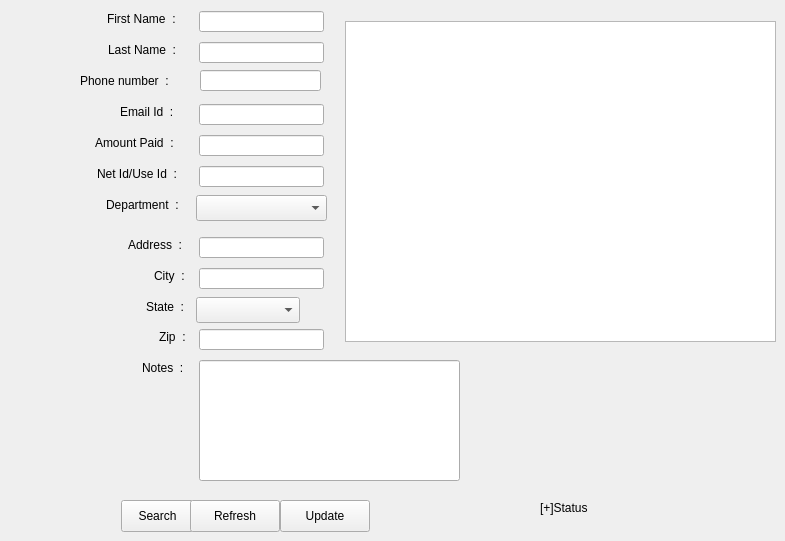
     <widget class="QWidget" name="tab_3">
      <attribute name="title">
       <string>Update User Details</string>
      </attribute>
      <widget class="QLabel" name="label_lname3">
       <property name="geometry">
        <rect>
         <x>108</x>
         <y>42</y>
         <width>83</width>
         <height>16</height>
        </rect>
       </property>
       <property name="text">
        <string>Last Name  :</string>
       </property>
      </widget>
      <widget class="QLineEdit" name="lineEdit_netid3">
       <property name="geometry">
        <rect>
         <x>199</x>
         <y>166</y>
         <width>125</width>
         <height>21</height>
        </rect>
       </property>
       <property name="maxLength">
        <number>6</number>
       </property>
      </widget>
      <widget class="QLabel" name="label_address3">
       <property name="geometry">
        <rect>
         <x>128</x>
         <y>237</y>
         <width>63</width>
         <height>16</height>
        </rect>
       </property>
       <property name="text">
        <string>Address  :</string>
       </property>
      </widget>
      <widget class="QLineEdit" name="lineEdit_emailid3">
       <property name="geometry">
        <rect>
         <x>199</x>
         <y>104</y>
         <width>125</width>
         <height>21</height>
        </rect>
       </property>
       <property name="maxLength">
        <number>50</number>
       </property>
      </widget>
      <widget class="QLineEdit" name="lineEdit_lname3">
       <property name="geometry">
        <rect>
         <x>199</x>
         <y>42</y>
         <width>125</width>
         <height>21</height>
        </rect>
       </property>
       <property name="maxLength">
        <number>10</number>
       </property>
      </widget>
      <widget class="QLabel" name="label_phone3">
       <property name="geometry">
        <rect>
         <x>80</x>
         <y>73</y>
         <width>107</width>
         <height>16</height>
        </rect>
       </property>
       <property name="text">
        <string>Phone number  :</string>
       </property>
      </widget>
      <widget class="QComboBox" name="comboBox_department3">
       <property name="geometry">
        <rect>
         <x>196</x>
         <y>195</y>
         <width>131</width>
         <height>26</height>
        </rect>
       </property>
      </widget>
      <widget class="QLabel" name="label_Notes3">
       <property name="geometry">
        <rect>
         <x>142</x>
         <y>360</y>
         <width>49</width>
         <height>16</height>
        </rect>
       </property>
       <property name="text">
        <string>Notes  :</string>
       </property>
      </widget>
      <widget class="QLineEdit" name="lineEdit_address3">
       <property name="geometry">
        <rect>
         <x>199</x>
         <y>237</y>
         <width>125</width>
         <height>21</height>
        </rect>
       </property>
       <property name="maxLength">
        <number>30</number>
       </property>
      </widget>
      <widget class="QLineEdit" name="lineEdit_notes3">
       <property name="geometry">
        <rect>
         <x>199</x>
         <y>360</y>
         <width>261</width>
         <height>121</height>
        </rect>
       </property>
       <property name="sizePolicy">
        <sizepolicy hsizetype="Minimum" vsizetype="Expanding">
         <horstretch>30</horstretch>
         <verstretch>40</verstretch>
        </sizepolicy>
       </property>
       <property name="maxLength">
        <number>200</number>
       </property>
      </widget>
      <widget class="QLineEdit" name="lineEdit_fname3">
       <property name="geometry">
        <rect>
         <x>199</x>
         <y>11</y>
         <width>125</width>
         <height>21</height>
        </rect>
       </property>
       <property name="maxLength">
        <number>10</number>
       </property>
      </widget>
      <widget class="QLabel" name="label_department3">
       <property name="geometry">
        <rect>
         <x>106</x>
         <y>197</y>
         <width>85</width>
         <height>16</height>
        </rect>
       </property>
       <property name="text">
        <string>Department  :</string>
       </property>
      </widget>
      <widget class="QLabel" name="label_city3">
       <property name="geometry">
        <rect>
         <x>154</x>
         <y>268</y>
         <width>37</width>
         <height>16</height>
        </rect>
       </property>
       <property name="text">
        <string>City  :</string>
       </property>
      </widget>
      <widget class="QLabel" name="label_netid3">
       <property name="geometry">
        <rect>
         <x>97</x>
         <y>166</y>
         <width>94</width>
         <height>16</height>
        </rect>
       </property>
       <property name="text">
        <string>Net Id/Use Id  :</string>
       </property>
      </widget>
      <widget class="QLabel" name="label_state3">
       <property name="geometry">
        <rect>
         <x>146</x>
         <y>299</y>
         <width>45</width>
         <height>16</height>
        </rect>
       </property>
       <property name="text">
        <string>State  :</string>
       </property>
      </widget>
      <widget class="QComboBox" name="comboBox_state3">
       <property name="geometry">
        <rect>
         <x>196</x>
         <y>297</y>
         <width>104</width>
         <height>26</height>
        </rect>
       </property>
      </widget>
      <widget class="QLineEdit" name="lineEdit_amount3">
       <property name="geometry">
        <rect>
         <x>199</x>
         <y>135</y>
         <width>125</width>
         <height>21</height>
        </rect>
       </property>
       <property name="maxLength">
        <number>3</number>
       </property>
      </widget>
      <widget class="QLineEdit" name="lineEdit_city3">
       <property name="geometry">
        <rect>
         <x>199</x>
         <y>268</y>
         <width>125</width>
         <height>21</height>
        </rect>
       </property>
       <property name="maxLength">
        <number>20</number>
       </property>
      </widget>
      <widget class="QLineEdit" name="lineEdit_zip3">
       <property name="geometry">
        <rect>
         <x>199</x>
         <y>329</y>
         <width>125</width>
         <height>21</height>
        </rect>
       </property>
       <property name="maxLength">
        <number>5</number>
       </property>
      </widget>
      <widget class="QLabel" name="label_zip3">
       <property name="geometry">
        <rect>
         <x>159</x>
         <y>329</y>
         <width>32</width>
         <height>16</height>
        </rect>
       </property>
       <property name="text">
        <string>Zip  :</string>
       </property>
      </widget>
      <widget class="QLabel" name="label_amount3">
       <property name="geometry">
        <rect>
         <x>95</x>
         <y>135</y>
         <width>96</width>
         <height>16</height>
        </rect>
       </property>
       <property name="text">
        <string>Amount Paid  :</string>
       </property>
      </widget>
      <widget class="QLabel" name="label_emailid3">
       <property name="geometry">
        <rect>
         <x>120</x>
         <y>104</y>
         <width>66</width>
         <height>16</height>
        </rect>
       </property>
       <property name="text">
        <string>Email Id  :</string>
       </property>
      </widget>
      <widget class="QLabel" name="label_fname3">
       <property name="geometry">
        <rect>
         <x>107</x>
         <y>11</y>
         <width>84</width>
         <height>16</height>
        </rect>
       </property>
       <property name="text">
        <string>First Name  :</string>
       </property>
      </widget>
      <widget class="QLineEdit" name="lineEdit_phone3">
       <property name="geometry">
        <rect>
         <x>200</x>
         <y>70</y>
         <width>121</width>
         <height>21</height>
        </rect>
       </property>
       <property name="maxLength">
        <number>10</number>
       </property>
      </widget>
      <widget class="QPushButton" name="pushButton_Search3">
       <property name="geometry">
        <rect>
         <x>121</x>
         <y>500</y>
         <width>73</width>
         <height>32</height>
        </rect>
       </property>
       <property name="text">
        <string>Search</string>
       </property>
      </widget>
      <widget class="QPushButton" name="pushButton_Refresh3">
       <property name="geometry">
        <rect>
         <x>190</x>
         <y>500</y>
         <width>90</width>
         <height>32</height>
        </rect>
       </property>
       <property name="text">
        <string>Refresh</string>
       </property>
      </widget>
      <widget class="QPushButton" name="pushButton_Update3">
       <property name="geometry">
        <rect>
         <x>280</x>
         <y>500</y>
         <width>90</width>
         <height>32</height>
        </rect>
       </property>
       <property name="text">
        <string>Update</string>
       </property>
      </widget>
      <widget class="QTableView" name="tableView3">
       <property name="geometry">
        <rect>
         <x>345</x>
         <y>21</y>
         <width>431</width>
         <height>321</height>
        </rect>
       </property>
      </widget>
      <widget class="QLabel" name="label_status3">
       <property name="geometry">
        <rect>
         <x>540</x>
         <y>500</y>
         <width>141</width>
         <height>16</height>
        </rect>
       </property>
       <property name="text">
        <string>[+]Status</string>
       </property>
      </widget>
     </widget>
